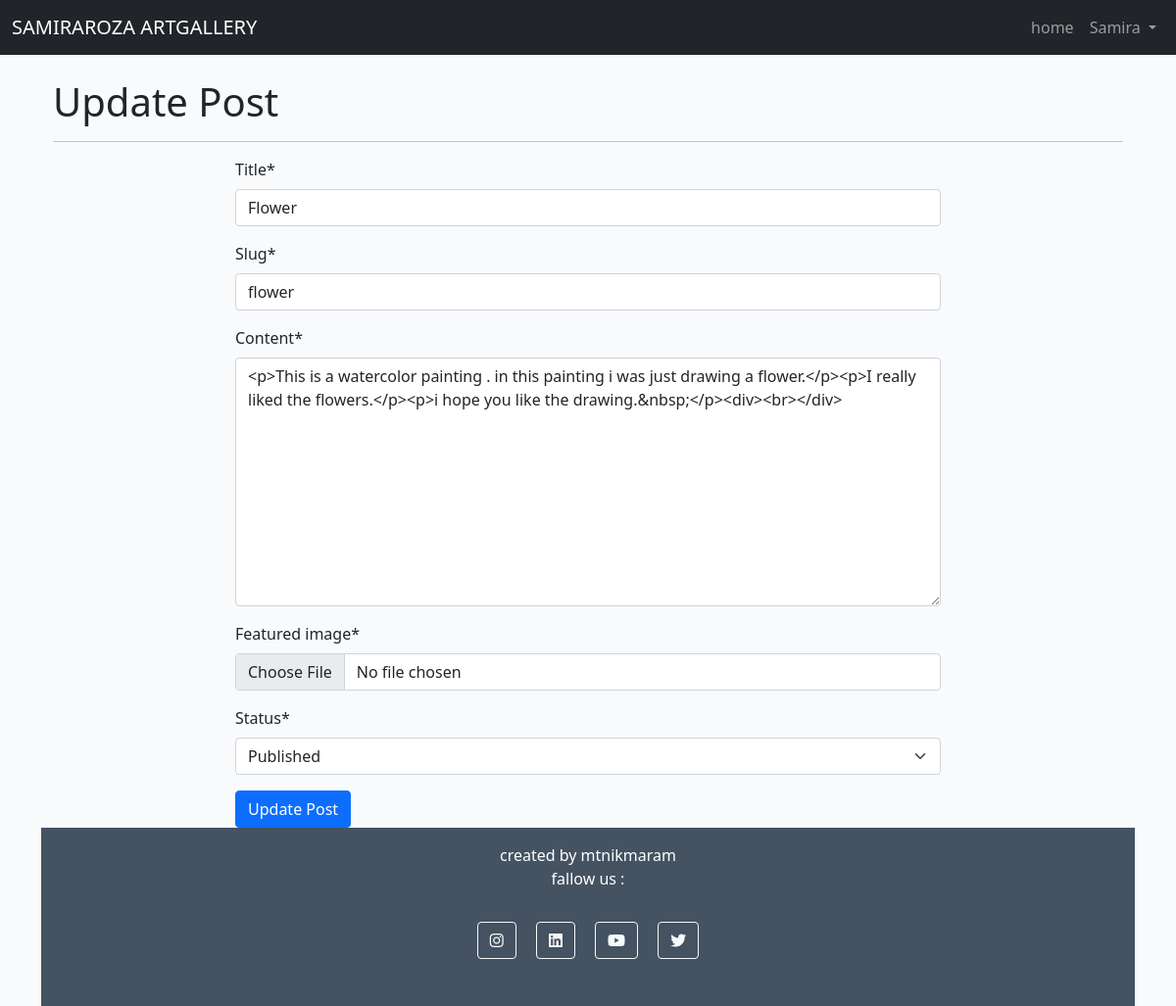
Page /update_post/flower/ (signed in) on the committed database.
### store/models.py (models this page shows, shortened)
class Post(models.Model):
    title = models.CharField(max_length=200, unique=True)
    slug = models.SlugField(max_length=200, unique=True)
    author = models.ForeignKey(User, on_delete=models.CASCADE, related_name="blog_posts")
    updated_on = models.DateTimeField(auto_now=True)
    content = models.TextField()
    featured_image = CloudinaryField('image', default='placeholder')
    excerpt = models.TextField(blank=True)
    created_on = models.DateTimeField(auto_now_add=True)
    status = models.IntegerField(choices=STATUS, default=0)
    likes = models.ManyToManyField(User, related_name='blogpost_like', blank=True)
    approved = models.BooleanField(default=False)
    class Meta:
        ordering = ["-created_on"]

### store/views.py (the view, shortened to what this page needs)
# urls.py: path('update_post/<slug:slug>/', views.UpdatePostView.as_view(), name='update_post'),
class UpdatePostView(View):
    def get(self, request, slug):
        post = get_object_or_404(Post, slug=slug, author=request.user)
        form = PostForm(instance=post)
        return render(request, 'update_post.html', {'form': form, 'post': post})

### store/forms.py
class PostForm(forms.ModelForm):
    class Meta:
        model = Post
        fields = ('title', 'slug', 'content', 'featured_image', 'status',)
        widgets = {
            'title': forms.TextInput(attrs={'class': 'form-control'}),
            'content': forms.Textarea(attrs={'class': 'form-control'}),
            'featured_image': forms.FileInput(attrs={'class': 'form-control-file', 'accept': 'image/*'}),
            'slug': forms.TextInput(attrs={'class': 'form-control', 'placeholder': 'Please fill like the title'}),
        }
    featured_image = forms.ImageField(required=True)

### templates/update_post.html (shortened to what this page needs)
{% extends 'base.html' %}
{% block content %}
{% load crispy_forms_tags %}
<div class="container">
    <h1 class="headline mt-4">Update Post</h1>
    <hr>
    <div class="row justify-content-center">
        <div class="col-lg-8">
            <form method="post" enctype="multipart/form-data">
                {{ form|crispy }}
                <button type="submit" class="btn btn-primary">Update Post</button>
            </form>
        </div>
    </div>
</div>
{% endblock content %}

### templates/base.html (shortened to what this page needs)
{% load static %}
<!DOCTYPE html>
<html lang="en-US">
<head>
    <link href="https://cdn.jsdelivr.net/npm/bootstrap@5.0.1/dist/css/bootstrap.min.css" rel="stylesheet"
>
    <link rel="stylesheet" href="{% static 'css/style.css' %}">
    <link rel="stylesheet" href="https://cdnjs.cloudflare.com/ajax/libs/font-awesome/6.2.0/css/all.min.css">
</head>
<body class="d-flex flex-column h-100 main-bg">
    <nav class="navbar navbar-expand-lg navbar-dark bg-dark">
        <div class="container-fluid">
            <a class="navbar-brand" href="{% url 'home'%}">SAMIRAROZA ARTGALLERY</a>
            <div class="collapse navbar-collapse" id="navbarNavDropdown">
                <ul class="navbar-nav ms-auto">
                    <li class="nav-item">
                        <a class="nav-link" href="{% url 'home'%}">home</a>
                    </li>
            {% if user.is_authenticated %}
                    <li class="nav-item dropdown">
                        <a class="nav-link dropdown-toggle" href="#" role="button" data-bs-toggle="dropdown"
                            aria-expanded="false">
                            {{ user }}
                        </a>
                    </li>
                    {% else %}
                    <li><a class="nav-link" href="{% url 'account_login' %}">Log In / Sign Up</a></li>
                </ul>
            </div>
            {% endif %}
        </div>
    </nav>
    <div class="container">
    <main class="flex-shrink-0 main-bg">
        {% block content %}
        {% endblock content %}
    </main>
    <footer class="footer mt-auto py-3 dark-bg">
        <p class="m-0 text-center text-white">created by mtnikmaram</p>
        <p class="m-0 text-center text-white">fallow us : </p>
        <div class="text-center my-4">
            <a class="btn btn-outline-light btn-floating m-2" href="https://www.instagram.com/" target="_blank"
                rel="noopener" aria-label="Visit our Instagram page (opens in a new tab)" role="button"><i
                    class="fab fa-instagram"></i></a>
            <a class="btn btn-outline-light btn-floating m-2" href="https://www.linkedin.com/" target="_blank"
                rel="noopener" aria-label="Visit our Linkedin page (opens in a new tab)" role="button"><i
                    class="fab fa-linkedin"></i></a>
            <a class="btn btn-outline-light btn-floating m-2" href="https://youtube.com/" target="_blank"
                rel="noopener" aria-label="Visit our Youtube page (opens in a new tab)" role="button"><i
                    class="fab fa-youtube"></i></a>
            <a class="btn btn-outline-light btn-floating m-2" href="https://twitter.com/" target="_blank"
                rel="noopener" aria-label="Visit our Twitter page (opens in a new tab)" role="button"><i
                    class="fab fa-twitter"></i></a>
        </div>
    </footer>
</body>
</html>

### static/css/style.css (style rules this page uses)
body { background-color: #F9FAFC; }
.dark-bg { background-color: #445261; }
.main-bg { background-color: #F9FAFC; }

### rows in the picture
Post: title "Flower", slug "flower", content "<p>This is a watercolor painting . in this painting i was just drawing a flower.</p><p>I really liked the flowers.</p><p>i hope you like the drawing.&nbsp;</p><div><br></div>", status "Published"

### other values in the picture
{{ user }} "Samira"
